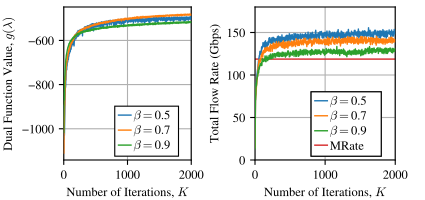

Write Python code to recreate this figure.
import os

import matplotlib.pyplot as plt
import numpy as np

#create a figure with (2,1) subplots
FONT_SIZE = 9
fig_width_px = 425
fig_height_px = 200
dpi = 100  # Typical screen DPI, adjust if necessary
fig_width_in = fig_width_px / dpi
fig_height_in = fig_height_px / dpi

plt.rcParams.update({
    # --- make every normal string use Times or the best fall-back ----
    'font.family' : 'serif',
    'font.serif'  : ['Times New Roman', 'Times', 'Nimbus Roman', 'STIXGeneral'],
    # --- keep your existing sizing rules ----------------------------
    'font.size'        : FONT_SIZE,
    'axes.titlesize'   : FONT_SIZE,
    'axes.labelsize'   : FONT_SIZE,
    'xtick.labelsize'  : FONT_SIZE,
    'ytick.labelsize'  : FONT_SIZE,
    'legend.fontsize'  : FONT_SIZE,
})
plt.rc('mathtext', fontset='cm')


current_dir = os.path.dirname(os.path.abspath(__file__))
results_dir = os.path.join(current_dir, os.path.pardir, "test_dual_optimization_starlink_1000_varying_beta")

# Plot the data
fig, axs_list = plt.subplots(1,2,)
fig.set_size_inches(fig_width_in, fig_height_in)  # 3.5 inches width, height adjusted to maintain aspect ratio

beta = [0.5, 0.7, 0.9]
N_POINTS = 2000
res = np.zeros((len(beta), 4, N_POINTS))
result_list = []
for i, b in enumerate(beta):
    print(f"Processing beta = {b}")
    tmp_dir = "test_dual_optimization_starlink_1000_varying_beta-2025-July-26-13-24-29-ail"
    fname = f"DualSimulation.d_o.beta{int(b*10)}.txt"
    data_file = os.path.join(results_dir, tmp_dir, fname)
    data = np.genfromtxt(data_file, delimiter=',')
    
    res[i, 0, :] = data[:, 3]
    result_list.append(data[:, 3])
    fname = f"DualSimulation.gap.beta{int(b*10)}.txt"
    data_file = os.path.join(results_dir, tmp_dir, fname)
    data = np.genfromtxt(data_file, delimiter=',')
    res[i, 1, :] = data[:, 3]

    fname = f"DualSimulation.mwm.beta{int(b*10)}.txt"
    data_file = os.path.join(results_dir, tmp_dir, fname)
    data = np.genfromtxt(data_file, delimiter=',')
    res[i, 2, :] = data[:, 3]
    
    fname = f"DualSimulation.p_o.beta{int(b*10)}.txt"
    data_file = os.path.join(results_dir, tmp_dir, fname)
    data = np.genfromtxt(data_file, delimiter=',')
    res[i, 3, :] = data[:, 3]

# colors = ["#FFD9B6","#FDBD88","#E96900","#AD4E00","#723300"]
axs = axs_list[0]
lines1 = []
lines2 = []
for i, b in enumerate(beta):
    print(f"Plotting beta = {b}",i)
    print(result_list)
    line, = axs.plot(np.arange(N_POINTS)+1, res[i,0,:],linewidth=1, zorder=3)
    lines1.append(line)
    # line, = axs.plot(np.arange(N_POINTS)+1, res[i,1,:],linewidth=1)
    # lines2.append(line)
    # line, = axs.plot(np.arange(N_POINTS)+1, res[i,2,:],linewidth=1)
    # lines.append(line)
    # line, = axs.plot(np.arange(N_POINTS)+1, res[i,3,:],linewidth=1)
    # lines.append(line)

axs.set_position([0.15, 0.2, 0.3, 0.765])
# axs.set_title('Beam Intensity')
axs.set_xlabel(r'Number of Iterations, $K$')
axs.set_ylabel(r'Dual Function Value, $g(\lambda)$')
axs.set_xlim(0, N_POINTS)
# axs.set_ylim(-2500, -500)
# axs.set_xscale('log')
# axs.set_yscale('log')
axs.grid(True, zorder=0)
# Add a legend

data_name_list = [r"$\beta=$"+f"{i}" for i in beta] 
ncol = 1  # Number of columns in the legend
h, l = lines1, data_name_list
# nrows = -(-len(h) // ncol)                         # ceiling division
# idx   = np.arange(len(h))
# pad   = nrows * ncol - len(idx)
# idx   = np.concatenate([idx, np.full(pad, -1)])    # pad
# order = idx.reshape(nrows, ncol).T.ravel()
# order = order[order >= 0]                          # drop sentinels
# h = [h[i] for i in order]
# l = [l[i] for i in order]

leg = axs.legend(h,l,fontsize=FONT_SIZE, loc='lower left', bbox_to_anchor=(0.4, 0.025, 0.5, 0.3), mode="expand",ncol = 1 ,borderaxespad=0.,handlelength=1, handleheight= 0.8, handletextpad=0.2, 
frameon=True,          # draw a frame
fancybox=False,        # <-- square corners (like MATLAB)
edgecolor='black',     # black  frame edge
facecolor='white',     # white background
framealpha=1,          # fully opaque
borderpad=0.3,         # tight inner padding (font-size units)
labelspacing=0.2,      # tight vertical space between rows
)   
leg.get_frame().set_linewidth(0.8)  # MATLAB-thin border

axs = axs_list[1]
lines1 = []
lines2 = []
for i, b in enumerate(beta):
    print(f"Plotting beta = {b}",i)
    print(result_list)
    AVG_N = 5
    avg = np.convolve(-res[i,3,:], np.ones(AVG_N)/AVG_N, mode='full')[:N_POINTS]
    line, = axs.plot(np.arange(N_POINTS)+1, avg, linewidth=1., zorder=3)
    lines1.append(line)
    # line, = axs.plot(np.arange(N_POINTS)+1, res[i,1,:],linewidth=1)
    # lines2.append(line)
    # line, = axs.plot(np.arange(N_POINTS)+1, res[i,2,:],linewidth=1)
    # lines.append(line)
    # line, = axs.plot(np.arange(N_POINTS)+1, res[i,3,:],linewidth=1)
    # lines.append(line)
line, = axs.plot(np.arange(N_POINTS)+1, -res[0,2,:],linewidth=1)
lines1.append(line)

axs.set_position([0.6, 0.2, 0.33, 0.765])
# axs.set_title('Beam Intensity')
axs.set_xlabel(r'Number of Iterations, $K$')
axs.set_ylabel(r'Total Flow Rate (Gbps)')
axs.set_xlim(0, N_POINTS)
axs.set_ylim(0, 180)
# axs.set_xscale('log')
# axs.set_yscale('log')
axs.grid(True, zorder=0)


data_name_list = [r"$\beta=$"+f"{i}" for i in beta] 
data_name_list.append(r"MRate")
ncol = 1  # Number of columns in the legend
h, l = lines1, data_name_list
# nrows = -(-len(h) // ncol)                         # ceiling division
# idx   = np.arange(len(h))
# pad   = nrows * ncol - len(idx)
# idx   = np.concatenate([idx, np.full(pad, -1)])    # pad
# order = idx.reshape(nrows, ncol).T.ravel()
# order = order[order >= 0]                          # drop sentinels
# h = [h[i] for i in order]
# l = [l[i] for i in order]

leg = axs.legend(h,l,fontsize=FONT_SIZE, loc='lower left', bbox_to_anchor=(0.4, 0.025, 0.5, 0.3), mode="expand",ncol = 1 ,borderaxespad=0.,handlelength=1, handleheight= 0.8, handletextpad=0.2, 
frameon=True,          # draw a frame
fancybox=False,        # <-- square corners (like MATLAB)
edgecolor='black',     # black  frame edge
facecolor='white',     # white background
framealpha=1,          # fully opaque
borderpad=0.3,         # tight inner padding (font-size units)
labelspacing=0.2,      # tight vertical space between rows
)   
leg.get_frame().set_linewidth(0.8)  # MATLAB-thin border
axs.add_artist(leg)

# Save the figure as a PDF
print("Saving figure to:", current_dir)
output_path = os.path.join(current_dir, os.path.splitext(os.path.basename(__file__))[0]) + '.pdf'

fig.savefig(output_path, format='pdf', pad_inches=0.)
